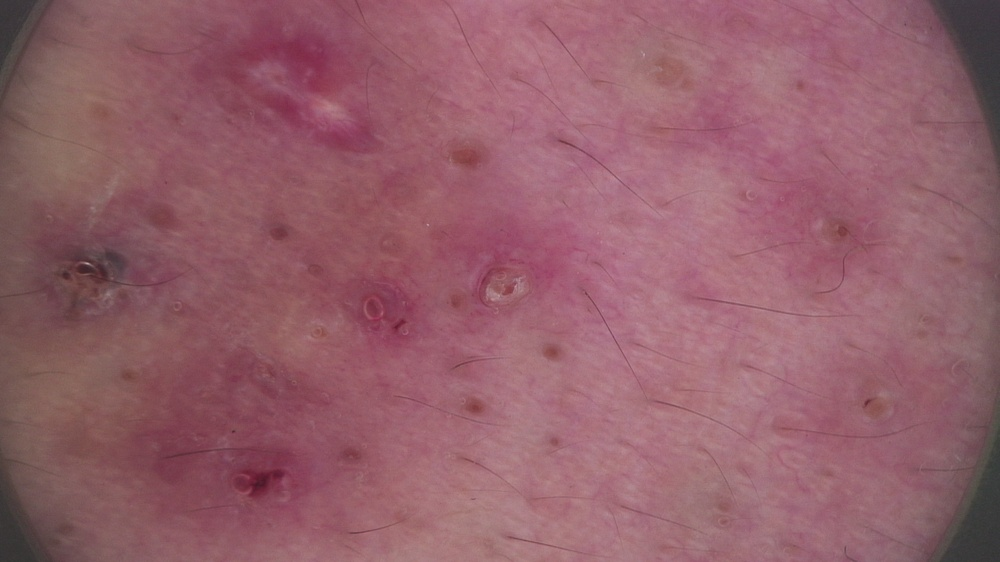
#> input picture Dataset2/Acne Vulgaris/102_2.jpg, 1000 x 562 px, shrunk from 1872 x 1053 before the run; its folder holds only this picture in this run
$ jupyter execute --allow-errors tanpa_prepro.ipynb   (older library calls are emulated)
#> lines starting #> are read from the running program, lines starting #| are printed output that depends on the picture
<h2>Project PCD 2025 Kelompok 11</h2>
<h3>Pengaruh Preprocessing Citra dalam Klasifikasi Acne dan Rosacea Menggunakan GLCM</h3>
1. Baiq Mutia Dewi Edelweis [F1D02310107]<br><br>
2. I Nyoman Sudarsana [F1D02310010]<br><br>
3. Reni Sopiani [F1D02310090]<br><br>
4. Fiki Andrian [F1D02310112]<br><br>

<h2>Import Library</h2>

[cell 1]
import os
import cv2 as cv
import matplotlib.pyplot as plt
import numpy as np
import pandas as pd
from tqdm import tqdm
from sklearn.model_selection import train_test_split, cross_val_predict
from sklearn.metrics import accuracy_score, classification_report
from skimage.feature import graycomatrix, graycoprops
from scipy.stats import entropy
from sklearn.ensemble import RandomForestClassifier
from sklearn.svm import SVC
from sklearn.neighbors import KNeighborsClassifier
from sklearn.metrics import accuracy_score, precision_score, recall_score, f1_score, confusion_matrix, classification_report
from sklearn.metrics import (confusion_matrix, ConfusionMatrixDisplay)
import seaborn as sns
from matplotlib.colors import LinearSegmentedColormap

Code di atas digunakan untuk mengimpor berbagai library yang dibutuhkan dalam proyek akhir **Pengolahan Citra Digital (PCD)**, yang berfokus pada preprocessing dan ekstraksi fitur tekstur menggunakan metode Gray Level Co-occurrence Matrix (GLCM). Library seperti `cv2` dari OpenCV digunakan untuk membaca dan memproses citra, sementara `numpy` dan `pandas` digunakan untuk manipulasi data numerik dan struktur DataFrame. Visualisasi hasil pengolahan dilakukan menggunakan `matplotlib.pyplot` dan `seaborn`, terutama untuk menampilkan gambar, heatmap, dan confusion matrix.

Selain itu, library `scikit-learn` dimanfaatkan untuk proses pembelajaran mesin, termasuk pemisahan data (`train_test_split`), validasi silang (`cross_val_predict`), serta evaluasi model dengan metrik seperti akurasi, presisi, recall, F1-score, dan confusion matrix. Tiga model klasifikasi yang digunakan adalah Random Forest, Support Vector Machine (SVM), dan K-Nearest Neighbor (KNN). Fitur tekstur dari citra diekstrak menggunakan `graycomatrix` dan `graycoprops` dari `skimage.feature`, sedangkan `scipy.stats.entropy` digunakan untuk menghitung nilai entropi sebagai salah satu fitur. Library `tqdm` juga digunakan untuk memberikan indikator progres saat memproses banyak gambar secara batch.

<h2>Insert Gambar</h2>

[cell 2]
def insertGambar(folder):
#> called with folder = 'Dataset2/'
    data = []
    filenames = []
    datalabel = []
    path = []
    data_distribution = {}
    for label in (os.listdir(folder)):
        images = os.listdir(folder+label)
        data_distribution[label] = len(images)
        datalabel.append(label)
        print(label)
        count = 0
        for filename in tqdm(os.listdir(folder+label)):
            if count == 100:
                break
            else :
                count += 1
            img = cv.imread(os.path.join(folder+label,filename))
#> img is the input picture: shape (562, 1000, 3); mean B, G, R 106.1, 95.8, 147.7
            if img is not None:
                img = cv.cvtColor(img, cv.COLOR_BGR2GRAY)
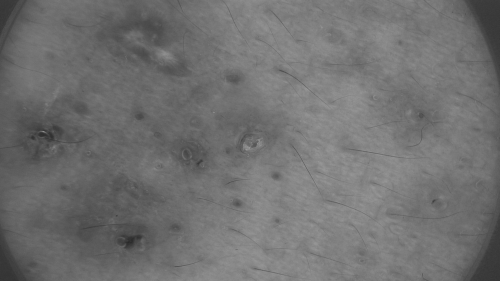
#> img: shape (562, 1000) (shown at 1/2 size); min 40, max 175, mean 112.5
                filenames.append(filename)
                path.append(label)
                data.append(img)
    return data, filenames, datalabel, path , data_distribution

Code di atas digunakan untuk memuat dan membaca gambar dari struktur folder dataset. Fungsi insertGambar(folder) melakukan iterasi terhadap setiap subfolder dalam direktori dataset, yang masing-masing dianggap sebagai kelas label (Acne Vulgaris dan Rosacea). Setiap gambar dibaca menggunakan cv.imread, kemudian dikonversi dari format BGR (default OpenCV) ke GRAY agar dapat dilakukan ekstraksi fitur GLCM.

Fungsi ini juga membatasi jumlah gambar yang dimuat dari setiap kelas hingga 100 gambar untuk menjaga keseimbangan data atau membatasi ukuran dataset selama tahap pengembangan. Gambar-gambar yang berhasil dimuat disimpan ke dalam list data, sementara nama file dan labelnya disimpan masing-masing ke dalam filenames dan path. Label unik juga dicatat dalam list datalabel, dan data_distribution mencatat jumlah gambar yang tersedia per kelas. Fungsi ini mengembalikan kelima informasi tersebut, yang akan digunakan dalam proses selanjutnya seperti preprocessing citra, ekstraksi fitur GLCM, dan pelatihan model klasifikasi.

[cell 3]
images, filenames, labels, path, distribusi = insertGambar("Dataset2/")
#> images = 2 items; filenames = ['102_2.jpg', '100_2.jpg']; labels = ['Acne Vulgaris', 'Rosacea']; path = ['Acne Vulgaris', 'Rosacea']; distribusi = {'Acne Vulgaris': 1, 'Rosacea': 1}

print("Jumlah gambar:", len(images))
#| Jumlah gambar: 2
print("Jumlah label unik:", len(labels))
#| Jumlah label unik: 2
print("Jumlah nama file:", len(filenames))
#| Jumlah nama file: 2
print("Distribusi data:", distribusi)
#| Distribusi data: {'Acne Vulgaris': 1, 'Rosacea': 1}

Code di atas digunakan untuk menjalankan fungsi insertGambar() pada folder dataset bernama "Dataset2/". Fungsi tersebut bertugas memuat citra dari dua kelas yaitu Acne Vulgaris dan Rosacea, masing-masing dibatasi hingga 100 gambar per kelas. Hasil dari fungsi ini dikembalikan dalam lima variabel: images (berisi data citra), filenames (nama file gambar), labels (label unik dari dataset), path (label per gambar), dan distribusi (jumlah gambar per label).

Output yang ditampilkan menunjukkan bahwa terdapat total 200 gambar yang berhasil dimuat, dengan masing-masing kelas (Acne Vulgaris dan Rosacea) memiliki 100 gambar. Jumlah label unik yang terdeteksi adalah 2, sesuai dengan jumlah subfolder dalam dataset. Nilai filenames juga sebanyak 200, mengindikasikan bahwa seluruh gambar berhasil dikenali. Progres loading citra divisualisasikan menggunakan tqdm, yang memberikan indikator kemajuan untuk setiap kelas selama proses pemuatan berlangsung.

<h2>Data Understanding</h2>

Kode di bawah digunakan untuk membuat visualisasi distribusi jumlah citra pada setiap kelas dalam dataset penyakit kulit menggunakan diagram batang (bar chart). Pertama, `label = list(distribusi.keys())` mengambil nama-nama kelas dari dictionary `distribusi` yang telah dibuat pada bagian insert data, sedangkan `jumlah = list(distribusi.values())` mengambil jumlah citra untuk masing-masing kelas. Kemudian, `plt.bar(label, jumlah)` membuat diagram batang berdasarkan label kelas dan jumlah citranya. Judul grafik ditetapkan dengan `plt.title("Dataset Penyakit Kulit")`, sementara `plt.xlabel("Nama Kelas")` dan `plt.ylabel("Jumlah Citra")` menambahkan keterangan pada sumbu X dan Y untuk menjelaskan makna dari masing-masing sumbu.

[cell 4]
label = list(distribusi.keys())
#> label = ['Acne Vulgaris', 'Rosacea']
jumlah = list(distribusi.values())
#> jumlah = [1, 1]

plt.bar(label, jumlah)
plt.title("Dataset Penyakit Kulit")
plt.xlabel("Nama Kelas")
plt.ylabel("Jumlah Citra")
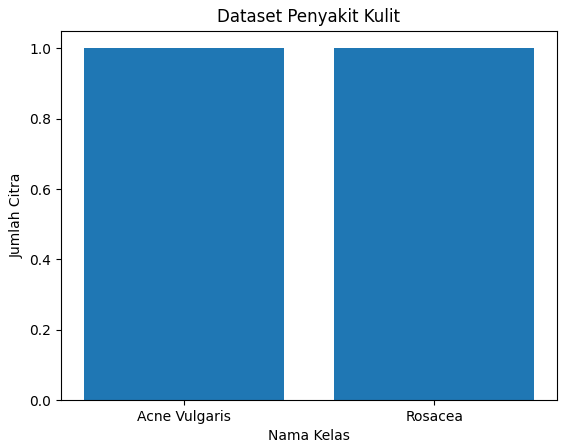
#> figure drawn by matplotlib, 1 panel

<h2>Menampilkan Dataset</h2>

Code di bawah digunakan untuk menampilkan hasil citra setelah melalui proses preprocessing dalam bentuk grid. Sebanyak 200 citra divisualisasikan secara otomatis, dengan menampilkan sebanyak 20 citra perkolom. Setiap citra pada list `images` divisualisasikan dalam skala abu-abu (`cmap='gray'`). Selanjutnya, setiap gambar ditempatkan ke dalam subplot tanpa sumbu (axis) untuk menjaga tampilan tetap bersih. Jika jumlah subplot melebihi jumlah citra yang akan ditampilkan, maka sumbu dari subplot yang tidak terisi akan disembunyikan. Visualisasi akhir ditampilkan dengan `plt.show()`, dan `tight_layout` digunakan untuk mengatur padding antar gambar agar tampil lebih rapi.

[cell 5]
num_images = min(len(images), 200)
#> num_images = 2

cols = 20
rows = (num_images // cols) + (1 if num_images % cols else 0)
#> rows = 1

fig, axes = plt.subplots(rows, cols, figsize=(30, 15))

for i, ax in enumerate(axes.flat):

    if i < num_images:
        ax.imshow(images[i], cmap='gray')
        ax.axis("off")
    else:
        ax.axis("off")
#> this loop made 20 passes

plt.tight_layout(pad=0.1)
plt.show()
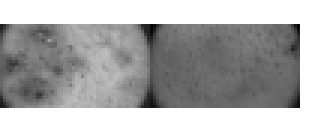
#> figure drawn by matplotlib, 2 panels
#> (the rest of the program and of its run is left out)
